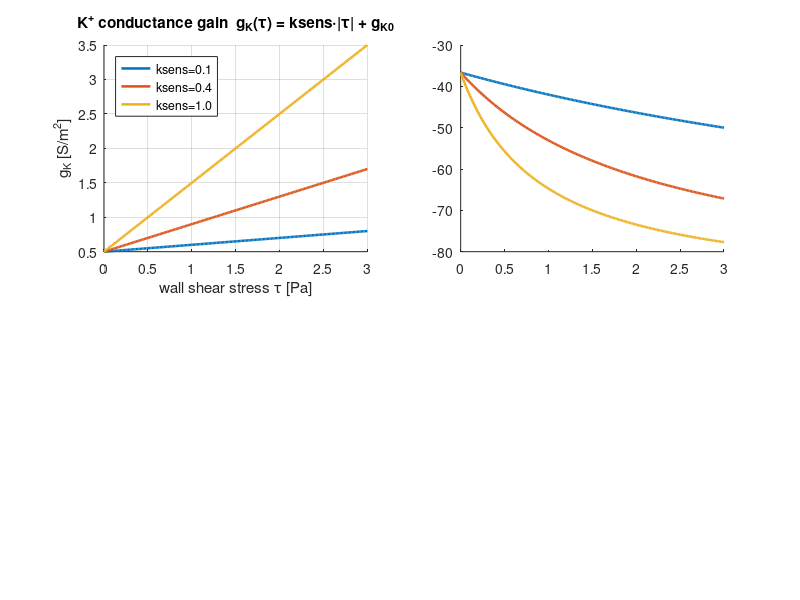

MATLAB code for this plot: (Note: this script raises an error after producing the figure.)
% SensitivityKchannel.m
%
% Sensitivity analysis: the potassium-channel gain functions.
%
% The shear-gated K+ conductance and the resulting membrane potential are:
%     gK(tau) = ksens*|tau| + gK0                         [S/m^2]
%     Em(tau) = (gNa*ENa + gLeak*ELeak + gK*EK) / gm       [V],  gm = gNa+gLeak+gK
% Em is the drive for adaptation (rdot ~ Vref - Em). ksens is the gain: it sets
% how strongly shear hyperpolarises the vessel.
%
% Part A: plot the gain functions gK(tau) and Em(tau) for several ksens (formula
%         only, no simulation).
% Part B: sweep ksens and measure loop survival (ArtCoupling, FlowReg).
%
% Output: FinalResults/SensitivityKchannel.png + _Results.mat

rng(1234);
warning('off','MATLAB:singularMatrix');
warning('off','MATLAB:nearlySingularMatrix');
close all;
PROJ = fileparts(mfilename('fullpath'));
addpath(PROJ); addpath(fullfile(PROJ,'ElectricModel'));

% K+ model constants (defaults from defaultPars.m)
gNa=0.2; gLeak=0.2; gK0=0.5; ENa=60e-3; ELeak=0; EK=-90e-3; Vref=-0.05;

%% Part A: gain functions (formula only)
tau = linspace(0, 3, 200);                 % wall shear stress [Pa]
ksens_curves = [0.1 0.4 1.0];              % gain values to illustrate
cmap = lines(numel(ksens_curves));

figure('Color','w','Position',[120 200 1000 640]);

subplot(2,2,1); hold on;
for k = 1:numel(ksens_curves)
    gK = ksens_curves(k)*abs(tau) + gK0;
    plot(tau, gK, 'LineWidth',1.8, 'Color',cmap(k,:), 'DisplayName',sprintf('ksens=%.1f',ksens_curves(k)));
end
xlabel('wall shear stress \tau [Pa]'); ylabel('g_K [S/m^2]');
title('K^+ conductance gain  g_K(\tau) = ksens\cdot|\tau| + g_{K0}');
legend('Location','northwest'); grid on; box off;

subplot(2,2,2); hold on;
for k = 1:numel(ksens_curves)
    gK = ksens_curves(k)*abs(tau) + gK0;
    gm = gNa + gLeak + gK;
    Em = (gNa*ENa + gLeak*ELeak + gK.*EK)./gm;
    plot(tau, Em*1e3, 'LineWidth',1.8, 'Color',cmap(k,:), 'DisplayName',sprintf('ksens=%.1f',ksens_curves(k)));
end
yline(Vref*1e3,'k--','V_{ref}','HandleVisibility','off');
xlabel('wall shear stress \tau [Pa]'); ylabel('E_m [mV]');
title('membrane potential  E_m(\tau)   (drive = V_{ref} - E_m)');
legend('Location','northeast'); grid on; box off;

%% Part B: ksens sweep -> loops
r_dead = 5e-6;  P_op = 86;  MAX_CHUNKS = 150;  density = 3.35;  ECr = 0.1;
fprintf('Building network...\n');
[S_ref, pial_idx, ~, Qreg, nloops_total, A_mm2, npen] = sens_build(2, 2e-3, density, 1234);
fprintf('  area=%.1f mm^2  n_pen=%d  n_loops_total=%d\n\n', A_mm2, npen, nloops_total);

ksens_list = [0.6 0.7 0.8 0.9 1.0 1.1 1.2];   % focused 0.6-1.2 (FlowReg basin transition)
models = {'ArtCoupling','FullCouplingFlowReg'};
nM = numel(models);
loops = nan(numel(ksens_list), nM);

for ik = 1:numel(ksens_list)
    S_use = S_ref;  S_use.ksens = ksens_list(ik);       % override the K+ gain
    fprintf('ksens=%.2f\n', ksens_list(ik));
    for im = 1:nM
        t0 = tic;
        [nl,~,cv] = sens_ss(S_use, models{im}, Qreg, ECr, P_op*133, pial_idx, r_dead, MAX_CHUNKS, []);
        loops(ik,im) = nl;
        fprintf('   %-22s loops=%2d/%2d  [%.0fs conv=%d]\n', models{im}, nl, nloops_total, toc(t0), cv);
    end
end

% table
fprintf('\n%s\nLOOPS vs ksens (ECresistivity=%.2g)\n%s\n', repmat('=',1,52), ECr, repmat('=',1,52));
fprintf('%-8s', 'ksens'); for im=1:nM, fprintf(' %22s', models{im}); end; fprintf('\n');
for ik=1:numel(ksens_list)
    fprintf('%-8.2f', ksens_list(ik));
    for im=1:nM, fprintf(' %16d/%-5d', loops(ik,im), nloops_total); end
    fprintf('\n');
end

subplot(2,2,[3 4]); hold on;
mc = [0.85 0.45 0.05; 0.05 0.60 0.20];
for im=1:nM
    plot(ksens_list, loops(:,im), '-o','LineWidth',1.9,'Color',mc(im,:), ...
        'MarkerFaceColor',mc(im,:),'DisplayName',models{im});
end
xline(0.4,'k:','default','HandleVisibility','off');
yline(nloops_total,'k:','max','HandleVisibility','off');
xlabel('K^+ shear sensitivity  ksens'); ylabel('surviving loops');
title('Loop survival vs K^+ channel gain (ksens)'); grid on; box off; legend('Location','southeast');

sgtitle('Potassium-channel gain: functions and loop sensitivity','FontWeight','bold');
saveas(gcf, fullfile(PROJ,'FinalResults','SensitivityKchannel.png'));
save(fullfile(PROJ,'FinalResults','SensitivityKchannel_Results.mat'), ...
    'ksens_list','loops','models','nloops_total','ksens_curves','ECr', ...
    'gNa','gLeak','gK0','ENa','ELeak','EK','Vref');
fprintf('\nSaved: FinalResults/SensitivityKchannel.png and _Results.mat\n');
